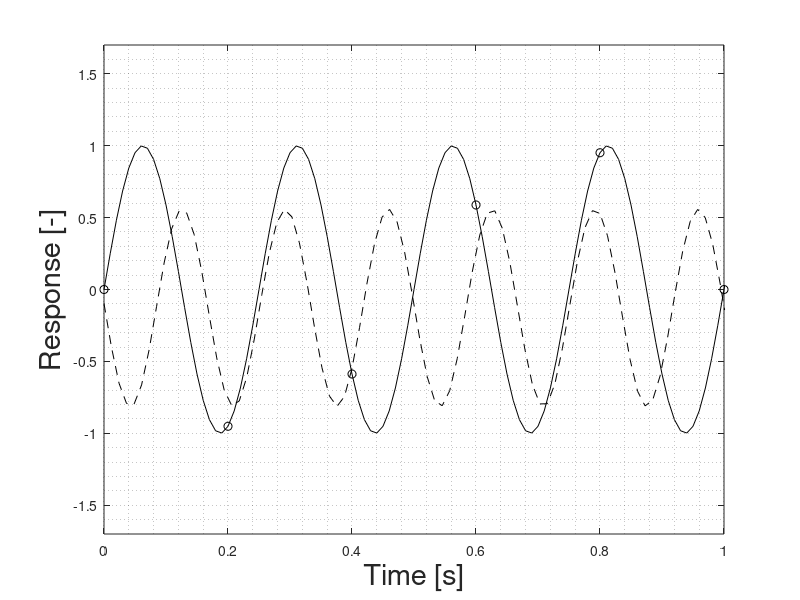

This figure's MATLAB source: (Note: this script raises an error after producing the figure.)
clc
clear all
close all


% Specify time
   Fs = 100;                   % Number of samples per second
   dt = 1/Fs;                   % Time step
   StopTime = 2;             % Total time, seconds 
   t = (0:dt:StopTime-dt)';     % Discrete time, seconds
   t_times = t(1:20:end);       % Times to fit
   Fc4 = 4;                     % Signal frequency 
   x4 = sin(2*pi*Fc4*t);        % 4 hertz signal
   x_times = sin(2*pi*Fc4*t_times); % Signals to fit

data = [t_times(1,1) x_times(1,1); t_times(2,1) x_times(2,1);...,
    t_times(3,1) x_times(3,1); t_times(4,1) x_times(4,1); t_times(5,1) x_times(5,1),...
    ; t_times(6,1) x_times(6,1); t_times(7,1) x_times(7,1)];
xdat = data(:,1);
ydat = data(:,2);
yumax = max(ydat);
ylmin = min(ydat);
yrange = (yumax-ylmin);                   %  y range
yzero = ydat-yumax+(yrange/2);
zxcross = xdat(yzero(:) .* circshift(yzero(:),[1 0]) <= 0);     % Find zero-crossings
per_est = 2*mean(diff(zxcross));                     % Period estimation
ymean = mean(ydat);                    % Offset estimation
fit_func = @(b,x)  b(1).*(sin(2*pi*x./b(2) + 2*pi/b(3))) + b(4);    % fit function
fcn = @(b) sum((fit_func(b,xdat) - ydat).^2);            % least squares cost function
s_mini = fminsearch(fcn, [yrange;  per_est;  -1;  ymean])     % minimisation of least squares
xp_plot = linspace(min(xdat),max(xdat));

figure(1)
plot(t,x4,'k-')
hold on
plot(xp_plot,fit_func(s_mini,xp_plot), 'k--')
plot(xdat,ydat,'ok')
grid minor
xlim([0 1])
ylim([-1.7 1.7])
xlabel('Time [s]','FontSize',21)
ylabel('Response [-]','FontSize',21)
ax = gca;
ax.FontSize = 21;
legend({'4 Hz signal','Aliased signal'},'FontSize',21,'Location','Northwest')
strprint = sprintf('/Users/simonmuurholmhansen/Dropbox (WoodThilsted)/!E - Employees drive/SMH/Master Thesis/DynamicAnalysisOfBuoyancyGuyedMonopiles/FIGURES/ValidationCases/Aliasing');
print(strprint,'-depsc')


